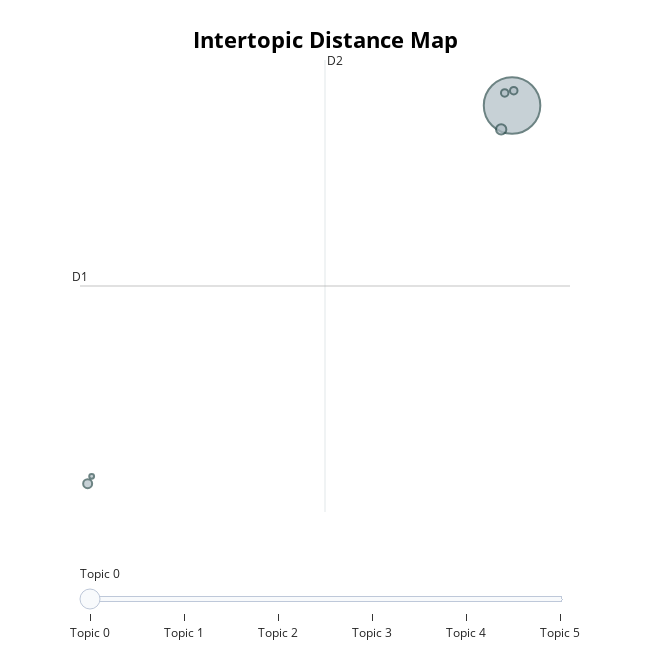

The notebook cell saved with this chart:
### Code cell
topic_model.visualize_topics()#可视化

### Figure 1 — Plotly figure (JSON) as saved in the notebook; plotly's stock layout.template omitted (floating-point values rounded to 4 significant figures)
{"data": [{"customdata": [[0, "连接 | 安装 | 装置 | 车辆 | 系统", 14243], [1, "外观设计 | 产品 | 要点 | 设计 | 最能", 470], [2, "dc | 电路 | 模块 | 系统 | 变换器", 359], [3, "步骤 | 模型 | 数据 | 系统 | 以下", 252], [4, "重量 | 组分 | 制备 | 材料 | 导热", 248], [5, "fpc | 采集 | ctp | 连接 | ccs", 104]], "hovertemplate": "<b>Topic %{customdata[0]}</b><br>%{customdata[1]}<br>Size: %{customdata[2]}", "legendgroup": "", "marker": {"color": "#B0BEC5", "line": {"color": "DarkSlateGrey", "width": 2}, "size": [14243, 470, 359, 252, 248, 104], "sizemode": "area", "sizeref": 8.902, "symbol": "circle"}, "mode": "markers", "name": "", "orientation": "v", "showlegend": false, "type": "scatter", "x": [33.35, 32.38, -4.563, 33.5, 32.69, -4.206], "xaxis": "x", "y": [9.207, 8.051, -9.165, 9.932, 9.821, -8.808], "yaxis": "y"}], "layout": {"annotations": [{"showarrow": false, "text": "D1", "x": -5.248, "y": 0.441, "yshift": 10}, {"showarrow": false, "text": "D2", "x": 16.64, "xshift": 10, "y": 11.42}], "height": 650, "hoverlabel": {"bgcolor": "white", "font": {"family": "Rockwell", "size": 16}}, "legend": {"itemsizing": "constant", "tracegroupgap": 0}, "margin": {"t": 60}, "shapes": [{"line": {"color": "#CFD8DC", "width": 2}, "type": "line", "x0": 16.64, "x1": 16.64, "y0": -10.54, "y1": 11.42}, {"line": {"color": "#9E9E9E", "width": 2}, "type": "line", "x0": -5.248, "x1": 38.53, "y0": 0.441, "y1": 0.441}], "sliders": [{"active": 0, "pad": {"t": 50}, "steps": [{"args": [{"marker.color": [["red", "#B0BEC5", "#B0BEC5", "#B0BEC5", "#B0BEC5", "#B0BEC5"]]}], "label": "Topic 0", "method": "update"}, {"args": [{"marker.color": [["#B0BEC5", "red", "#B0BEC5", "#B0BEC5", "#B0BEC5", "#B0BEC5"]]}], "label": "Topic 1", "method": "update"}, {"args": [{"marker.color": [["#B0BEC5", "#B0BEC5", "red", "#B0BEC5", "#B0BEC5", "#B0BEC5"]]}], "label": "Topic 2", "method": "update"}, {"args": [{"marker.color": [["#B0BEC5", "#B0BEC5", "#B0BEC5", "red", "#B0BEC5", "#B0BEC5"]]}], "label": "Topic 3", "method": "update"}, {"args": [{"marker.color": [["#B0BEC5", "#B0BEC5", "#B0BEC5", "#B0BEC5", "red", "#B0BEC5"]]}], "label": "Topic 4", "method": "update"}, {"args": [{"marker.color": [["#B0BEC5", "#B0BEC5", "#B0BEC5", "#B0BEC5", "#B0BEC5", "red"]]}], "label": "Topic 5", "method": "update"}]}], "title": {"font": {"color": "Black", "size": 22}, "text": "<b>Intertopic Distance Map</b>", "x": 0.5, "xanchor": "center", "y": 0.95, "yanchor": "top"}, "width": 650, "xaxis": {"anchor": "y", "domain": [0, 1], "range": [-5.248, 38.53], "title": {"text": ""}, "visible": false}, "yaxis": {"anchor": "x", "domain": [0, 1], "range": [-10.54, 11.42], "title": {"text": ""}, "visible": false}}}
